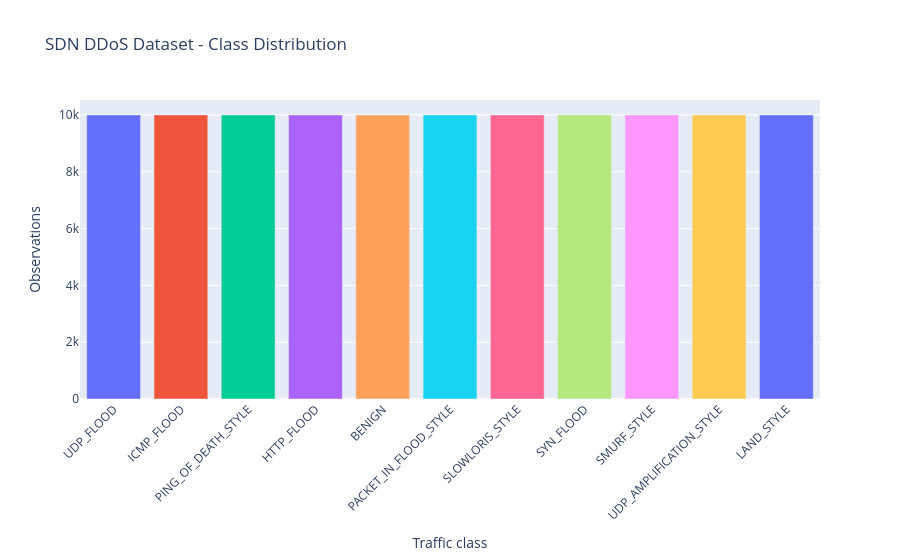

The code cell stored with this chart in its notebook:
### Markdown cell above
## Visualization 1 - Class distribution

Purpose: check whether the dataset contains all traffic classes and whether the classes are balanced.

Interpretation: equal counts indicate a balanced development dataset; production traffic would usually be much more benign-heavy.

### Code cell
import plotly.express as px
import pandas as pd

class_pd = (
    clean.groupBy("label")
    .count()
    .orderBy(F.desc("count"))
    .toPandas()
)

fig1 = px.bar(
    class_pd,
    x="label",
    y="count",
    color="label",
    title="SDN DDoS Dataset - Class Distribution",
    labels={"label":"Traffic class", "count":"Observations"}
)
fig1.update_layout(showlegend=False, xaxis_tickangle=-45)
fig1.show()

### Figure 1 — Plotly figure (JSON) as saved in the notebook; plotly's stock layout.template omitted (floating-point values rounded to 4 significant figures)
{"data": [{"hovertemplate": "Traffic class=%{x}<br>Observations=%{y}<extra></extra>", "legendgroup": "UDP_FLOOD", "marker": {"color": "#636efa", "pattern": {"shape": ""}}, "name": "UDP_FLOOD", "orientation": "v", "showlegend": true, "textposition": "auto", "type": "bar", "x": ["UDP_FLOOD"], "xaxis": "x", "y": [10000], "yaxis": "y"}, {"hovertemplate": "Traffic class=%{x}<br>Observations=%{y}<extra></extra>", "legendgroup": "ICMP_FLOOD", "marker": {"color": "#EF553B", "pattern": {"shape": ""}}, "name": "ICMP_FLOOD", "orientation": "v", "showlegend": true, "textposition": "auto", "type": "bar", "x": ["ICMP_FLOOD"], "xaxis": "x", "y": [10000], "yaxis": "y"}, {"hovertemplate": "Traffic class=%{x}<br>Observations=%{y}<extra></extra>", "legendgroup": "PING_OF_DEATH_STYLE", "marker": {"color": "#00cc96", "pattern": {"shape": ""}}, "name": "PING_OF_DEATH_STYLE", "orientation": "v", "showlegend": true, "textposition": "auto", "type": "bar", "x": ["PING_OF_DEATH_STYLE"], "xaxis": "x", "y": [10000], "yaxis": "y"}, {"hovertemplate": "Traffic class=%{x}<br>Observations=%{y}<extra></extra>", "legendgroup": "HTTP_FLOOD", "marker": {"color": "#ab63fa", "pattern": {"shape": ""}}, "name": "HTTP_FLOOD", "orientation": "v", "showlegend": true, "textposition": "auto", "type": "bar", "x": ["HTTP_FLOOD"], "xaxis": "x", "y": [10000], "yaxis": "y"}, {"hovertemplate": "Traffic class=%{x}<br>Observations=%{y}<extra></extra>", "legendgroup": "BENIGN", "marker": {"color": "#FFA15A", "pattern": {"shape": ""}}, "name": "BENIGN", "orientation": "v", "showlegend": true, "textposition": "auto", "type": "bar", "x": ["BENIGN"], "xaxis": "x", "y": [10000], "yaxis": "y"}, {"hovertemplate": "Traffic class=%{x}<br>Observations=%{y}<extra></extra>", "legendgroup": "PACKET_IN_FLOOD_STYLE", "marker": {"color": "#19d3f3", "pattern": {"shape": ""}}, "name": "PACKET_IN_FLOOD_STYLE", "orientation": "v", "showlegend": true, "textposition": "auto", "type": "bar", "x": ["PACKET_IN_FLOOD_STYLE"], "xaxis": "x", "y": [10000], "yaxis": "y"}, {"hovertemplate": "Traffic class=%{x}<br>Observations=%{y}<extra></extra>", "legendgroup": "SLOWLORIS_STYLE", "marker": {"color": "#FF6692", "pattern": {"shape": ""}}, "name": "SLOWLORIS_STYLE", "orientation": "v", "showlegend": true, "textposition": "auto", "type": "bar", "x": ["SLOWLORIS_STYLE"], "xaxis": "x", "y": [10000], "yaxis": "y"}, {"hovertemplate": "Traffic class=%{x}<br>Observations=%{y}<extra></extra>", "legendgroup": "SYN_FLOOD", "marker": {"color": "#B6E880", "pattern": {"shape": ""}}, "name": "SYN_FLOOD", "orientation": "v", "showlegend": true, "textposition": "auto", "type": "bar", "x": ["SYN_FLOOD"], "xaxis": "x", "y": [10000], "yaxis": "y"}, {"hovertemplate": "Traffic class=%{x}<br>Observations=%{y}<extra></extra>", "legendgroup": "SMURF_STYLE", "marker": {"color": "#FF97FF", "pattern": {"shape": ""}}, "name": "SMURF_STYLE", "orientation": "v", "showlegend": true, "textposition": "auto", "type": "bar", "x": ["SMURF_STYLE"], "xaxis": "x", "y": [10000], "yaxis": "y"}, {"hovertemplate": "Traffic class=%{x}<br>Observations=%{y}<extra></extra>", "legendgroup": "UDP_AMPLIFICATION_STYLE", "marker": {"color": "#FECB52", "pattern": {"shape": ""}}, "name": "UDP_AMPLIFICATION_STYLE", "orientation": "v", "showlegend": true, "textposition": "auto", "type": "bar", "x": ["UDP_AMPLIFICATION_STYLE"], "xaxis": "x", "y": [10000], "yaxis": "y"}, {"hovertemplate": "Traffic class=%{x}<br>Observations=%{y}<extra></extra>", "legendgroup": "LAND_STYLE", "marker": {"color": "#636efa", "pattern": {"shape": ""}}, "name": "LAND_STYLE", "orientation": "v", "showlegend": true, "textposition": "auto", "type": "bar", "x": ["LAND_STYLE"], "xaxis": "x", "y": [10000], "yaxis": "y"}], "layout": {"barmode": "relative", "legend": {"title": {"text": "Traffic class"}, "tracegroupgap": 0}, "showlegend": false, "title": {"text": "SDN DDoS Dataset - Class Distribution"}, "xaxis": {"anchor": "y", "categoryarray": ["UDP_FLOOD", "ICMP_FLOOD", "PING_OF_DEATH_STYLE", "HTTP_FLOOD", "BENIGN", "PACKET_IN_FLOOD_STYLE", "SLOWLORIS_STYLE", "SYN_FLOOD", "SMURF_STYLE", "UDP_AMPLIFICATION_STYLE", "LAND_STYLE"], "categoryorder": "array", "domain": [0.0, 1.0], "tickangle": -45, "title": {"text": "Traffic class"}}, "yaxis": {"anchor": "x", "domain": [0.0, 1.0], "title": {"text": "Observations"}}}}
